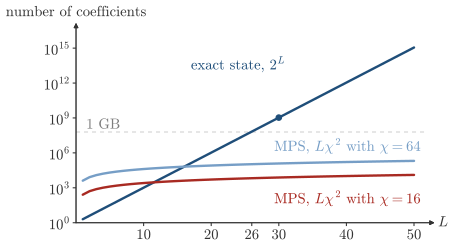

Here is the Python script that generated this plot:
"""Session 7, the number of coefficients of the exact state (7.4) and of a matrix product state (7.5).

Redrawn on 2026-11-22 under the same name, with a logarithmic axis that has its powers of ten and ticks at the
sizes L=26 and L=30 that the caption quotes. The curves are the same as before: 2^L for the exact state and L M^2,
without the factor d=2, for the MPS with M=16 and M=64. Since 2026-11-22, the pick of the lecturer, the labels write the
bond dimension as chi, and the variable M of the code stays."""
import os, sys
sys.path.insert(0, os.path.join(os.path.dirname(os.path.abspath(__file__)), '..'))
import numpy as np
import matplotlib.pyplot as plt
import style
plt.rcParams.update({'font.size': 11})          # labels a size up from style.py, so that they stay readable on a phone

L = np.arange(1, 51)
exact = 2.0 ** L
mps = {M: L * M ** 2.0 for M in (16, 64)}
per_gb = 1e9 / 16                               # 16 bytes per complex number, so 1 GB (1e9 bytes) is 6.25e7 coefficients

# the caption: the exact state crosses the line of one gigabyte at L=26, the first size above it
assert 2.0 ** 25 < per_gb < 2.0 ** 26
assert int(L[np.argmax(exact > per_gb)]) == 26
# the caption says "about seventeen gigabytes" at L=30 since 2026-11-22, in place of the old "sixteen": 2^30 numbers of
# 16 bytes are sixteen in units of 2^30 bytes, but 17.2 in units of 1e9 bytes, the unit of the dashed line, and
# 1.72e10 bytes is the value of the first quiz of the page
bytes_per_number = 16                           # numpy complex128
assert np.dtype(np.complex128).itemsize == bytes_per_number
at30 = float(exact[L == 30][0]) * bytes_per_number      # the bytes of the drawn curve at its dot, L=30
assert at30 / 2 ** 30 == 16 and round(at30 / 1e9, 1) == 17.2 and abs(at30 / 1e10 - 1.72) < 0.005
# about seventeen gigabytes of the caption, by two routes: the bytes over 1e9, and the coefficients of the drawn curve over
# the coefficients of one gigabyte of the dashed line
assert round(at30 / 1e9) == 17 and round(float(exact[L == 30][0]) / per_gb) == 17
# the MPS curves stay far below the line over the whole range, which is the almost flat curve of the caption, and
# they would with the factor 2 of the two spin values too, which the caption says they leave out
assert max(mps[64]) < per_gb / 100 and 2 * max(mps[64]) < per_gb / 100

fig, ax = style.figure(height_cm=6.6, width_cm=12.0)
ax.set_yscale('log')
ax.plot(L, exact, color=style.ACCENT)
ax.plot(L, mps[16], color=style.BROKEN)
ax.plot(L, mps[64], color=style.LIGHT)
ax.set_xlim(0, 52); ax.set_ylim(1, 10 ** 16.5)
style.guide(ax, y=per_gb, linestyle=(0, (3, 3)))
style.label(ax, 1.5, per_gb * 4, '1 GB', ha='left', fontsize=11, color=style.MUTED)
ax.plot([30], [2.0 ** 30], 'o', color=style.ACCENT, ms=4)
style.label(ax, 17, 10 ** 13.6, r'exact state, $2^L$', color=style.ACCENT, ha='left', fontsize=11)
style.label(ax, 51, 10 ** 6.6, r'MPS, $L\chi^2$ with $\chi=64$', color=style.LIGHT, ha='right', fontsize=11)
style.label(ax, 51, 10 ** 2.1, r'MPS, $L\chi^2$ with $\chi=16$', color=style.BROKEN, ha='right', fontsize=11)
ax.set_xticks([10, 20, 26, 30, 40, 50])
ax.set_yticks([10.0 ** k for k in (0, 3, 6, 9, 12, 15)])
ax.set_yticklabels([r'$10^{%d}$' % k for k in (0, 3, 6, 9, 12, 15)])
ax.yaxis.set_minor_locator(plt.NullLocator())
ax.tick_params(axis='both', length=2.5, pad=2, labelsize=11)
style.arrows(ax, xlabel=r'$L$', ylabel=r'number of coefficients', ticks=True)
style.save(fig, __file__)
